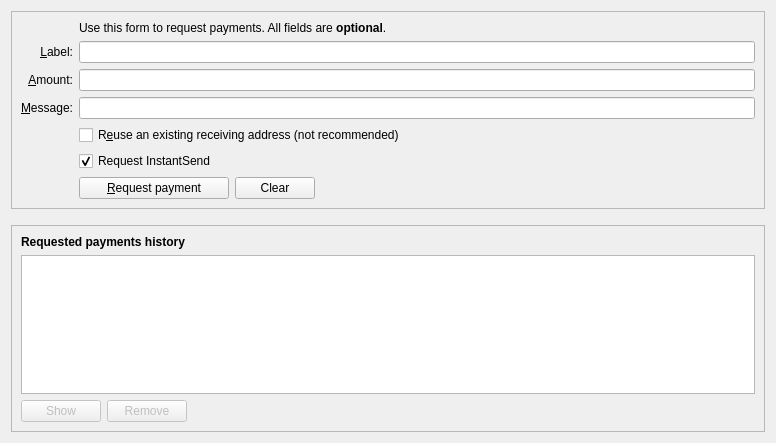
<?xml version="1.0" encoding="UTF-8"?>
<ui version="4.0">
 <class>ReceiveCoinsDialog</class>
 <widget class="QWidget" name="ReceiveCoinsDialog">
  <property name="geometry">
   <rect>
    <x>0</x>
    <y>0</y>
    <width>776</width>
    <height>443</height>
   </rect>
  </property>
  <layout class="QVBoxLayout" name="verticalLayout" stretch="0,0,1">
   <item>
    <widget class="QFrame" name="frame2">
     <property name="sizePolicy">
      <sizepolicy hsizetype="Preferred" vsizetype="Expanding">
       <horstretch>0</horstretch>
       <verstretch>0</verstretch>
      </sizepolicy>
     </property>
     <property name="frameShape">
      <enum>QFrame::StyledPanel</enum>
     </property>
     <property name="frameShadow">
      <enum>QFrame::Sunken</enum>
     </property>
     <layout class="QVBoxLayout" name="verticalLayout_3">
      <item>
       <layout class="QGridLayout" name="gridLayout">
        <item row="7" column="2">
         <widget class="QCheckBox" name="reuseAddress">
          <property name="toolTip">
           <string>Reuse one of the previously used receiving addresses.&lt;br&gt;Reusing addresses has security and privacy issues.&lt;br&gt;Do not use this unless re-generating a payment request made before.</string>
          </property>
          <property name="text">
           <string>R&amp;euse an existing receiving address (not recommended)</string>
          </property>
         </widget>
        </item>
        <item row="7" column="0">
         <widget class="QLabel" name="label_4">
          <property name="text">
           <string/>
          </property>
         </widget>
        </item>
        <item row="6" column="0">
         <widget class="QLabel" name="label_3">
          <property name="toolTip">
           <string>An optional message to attach to the payment request, which will be displayed when the request is opened. Note: The message will not be sent with the payment over the Dash network.</string>
          </property>
          <property name="text">
           <string>&amp;Message:</string>
          </property>
          <property name="alignment">
           <set>Qt::AlignRight|Qt::AlignTrailing|Qt::AlignVCenter</set>
          </property>
          <property name="buddy">
           <cstring>reqMessage</cstring>
          </property>
         </widget>
        </item>
        <item row="4" column="2">
         <widget class="QLineEdit" name="reqLabel">
          <property name="toolTip">
           <string>An optional label to associate with the new receiving address.</string>
          </property>
         </widget>
        </item>
        <item row="6" column="2">
         <widget class="QLineEdit" name="reqMessage">
          <property name="toolTip">
           <string>An optional message to attach to the payment request, which will be displayed when the request is opened.&lt;br&gt;Note: The message will not be sent with the payment over the Dash network.</string>
          </property>
         </widget>
        </item>
        <item row="2" column="2">
         <widget class="QLabel" name="label_5">
          <property name="text">
           <string>Use this form to request payments. All fields are &lt;b&gt;optional&lt;/b&gt;.</string>
          </property>
         </widget>
        </item>
        <item row="4" column="0">
         <widget class="QLabel" name="label_2">
          <property name="toolTip">
           <string>An optional label to associate with the new receiving address.</string>
          </property>
          <property name="text">
           <string>&amp;Label:</string>
          </property>
          <property name="alignment">
           <set>Qt::AlignRight|Qt::AlignTrailing|Qt::AlignVCenter</set>
          </property>
          <property name="buddy">
           <cstring>reqLabel</cstring>
          </property>
         </widget>
        </item>
        <item row="5" column="0">
         <widget class="QLabel" name="label">
          <property name="toolTip">
           <string>An optional amount to request. Leave this empty or zero to not request a specific amount.</string>
          </property>
          <property name="text">
           <string>&amp;Amount:</string>
          </property>
          <property name="alignment">
           <set>Qt::AlignRight|Qt::AlignTrailing|Qt::AlignVCenter</set>
          </property>
          <property name="buddy">
           <cstring>reqAmount</cstring>
          </property>
         </widget>
        </item>
        <item row="5" column="2">
         <widget class="BitcoinAmountField" name="reqAmount">
          <property name="minimumSize">
           <size>
            <width>80</width>
            <height>0</height>
           </size>
          </property>
          <property name="toolTip">
           <string>An optional amount to request. Leave this empty or zero to not request a specific amount.</string>
          </property>
         </widget>
        </item>
        <item row="9" column="2">
         <layout class="QHBoxLayout" name="horizontalLayout">
          <item>
           <widget class="QPushButton" name="receiveButton">
            <property name="minimumSize">
             <size>
              <width>150</width>
              <height>0</height>
             </size>
            </property>
            <property name="text">
             <string>&amp;Request payment</string>
            </property>
           </widget>
          </item>
          <item>
           <widget class="QPushButton" name="clearButton">
            <property name="sizePolicy">
             <sizepolicy hsizetype="Minimum" vsizetype="Fixed">
              <horstretch>0</horstretch>
              <verstretch>0</verstretch>
             </sizepolicy>
            </property>
            <property name="toolTip">
             <string>Clear all fields of the form.</string>
            </property>
            <property name="text">
             <string>Clear</string>
            </property>
            <property name="autoDefault">
             <bool>false</bool>
            </property>
           </widget>
          </item>
          <item>
           <spacer name="horizontalSpacer">
            <property name="orientation">
             <enum>Qt::Horizontal</enum>
            </property>
            <property name="sizeHint" stdset="0">
             <size>
              <width>40</width>
              <height>20</height>
             </size>
            </property>
           </spacer>
          </item>
         </layout>
        </item>
        <item row="9" column="0">
         <widget class="QLabel" name="label_7">
          <property name="text">
           <string/>
          </property>
         </widget>
        </item>
        <item row="8" column="2">
         <widget class="QCheckBox" name="checkUseInstantSend">
          <property name="text">
           <string>Request InstantSend</string>
          </property>
          <property name="checked">
           <bool>true</bool>
          </property>
         </widget>
        </item>
       </layout>
      </item>
     </layout>
    </widget>
   </item>
   <item>
    <spacer name="verticalSpacer_2">
     <property name="orientation">
      <enum>Qt::Vertical</enum>
     </property>
     <property name="sizeHint" stdset="0">
      <size>
       <width>20</width>
       <height>10</height>
      </size>
     </property>
    </spacer>
   </item>
   <item>
    <widget class="QFrame" name="frame">
     <property name="sizePolicy">
      <sizepolicy hsizetype="Preferred" vsizetype="Expanding">
       <horstretch>0</horstretch>
       <verstretch>0</verstretch>
      </sizepolicy>
     </property>
     <property name="frameShape">
      <enum>QFrame::StyledPanel</enum>
     </property>
     <property name="frameShadow">
      <enum>QFrame::Raised</enum>
     </property>
     <layout class="QVBoxLayout" name="verticalLayout_2">
      <item>
       <widget class="QLabel" name="label_6">
        <property name="font">
         <font>
          <weight>75</weight>
          <bold>true</bold>
         </font>
        </property>
        <property name="text">
         <string>Requested payments history</string>
        </property>
       </widget>
      </item>
      <item>
       <widget class="QTableView" name="recentRequestsView">
        <property name="contextMenuPolicy">
         <enum>Qt::CustomContextMenu</enum>
        </property>
        <property name="tabKeyNavigation">
         <bool>false</bool>
        </property>
        <property name="sortingEnabled">
         <bool>true</bool>
        </property>
       </widget>
      </item>
      <item>
       <layout class="QHBoxLayout" name="horizontalLayout_2">
        <item>
         <widget class="QPushButton" name="showRequestButton">
          <property name="enabled">
           <bool>false</bool>
          </property>
          <property name="toolTip">
           <string>Show the selected request (does the same as double clicking an entry)</string>
          </property>
          <property name="text">
           <string>Show</string>
          </property>
          <property name="autoDefault">
           <bool>false</bool>
          </property>
         </widget>
        </item>
        <item>
         <widget class="QPushButton" name="removeRequestButton">
          <property name="enabled">
           <bool>false</bool>
          </property>
          <property name="toolTip">
           <string>Remove the selected entries from the list</string>
          </property>
          <property name="text">
           <string>Remove</string>
          </property>
          <property name="autoDefault">
           <bool>false</bool>
          </property>
         </widget>
        </item>
        <item>
         <spacer name="horizontalSpacer_2">
          <property name="orientation">
           <enum>Qt::Horizontal</enum>
          </property>
          <property name="sizeHint" stdset="0">
           <size>
            <width>40</width>
            <height>20</height>
           </size>
          </property>
         </spacer>
        </item>
       </layout>
      </item>
     </layout>
    </widget>
   </item>
  </layout>
 </widget>
 <customwidgets>
  <customwidget>
   <class>BitcoinAmountField</class>
   <extends>QLineEdit</extends>
   <header>bitcoinamountfield.h</header>
   <container>1</container>
  </customwidget>
 </customwidgets>
 <tabstops>
  <tabstop>reqLabel</tabstop>
  <tabstop>reqAmount</tabstop>
  <tabstop>reqMessage</tabstop>
  <tabstop>reuseAddress</tabstop>
  <tabstop>receiveButton</tabstop>
  <tabstop>clearButton</tabstop>
  <tabstop>recentRequestsView</tabstop>
  <tabstop>showRequestButton</tabstop>
  <tabstop>removeRequestButton</tabstop>
 </tabstops>
 <resources>
  <include location="../sibcoin.qrc"/>
 </resources>
 <connections/>
</ui>
